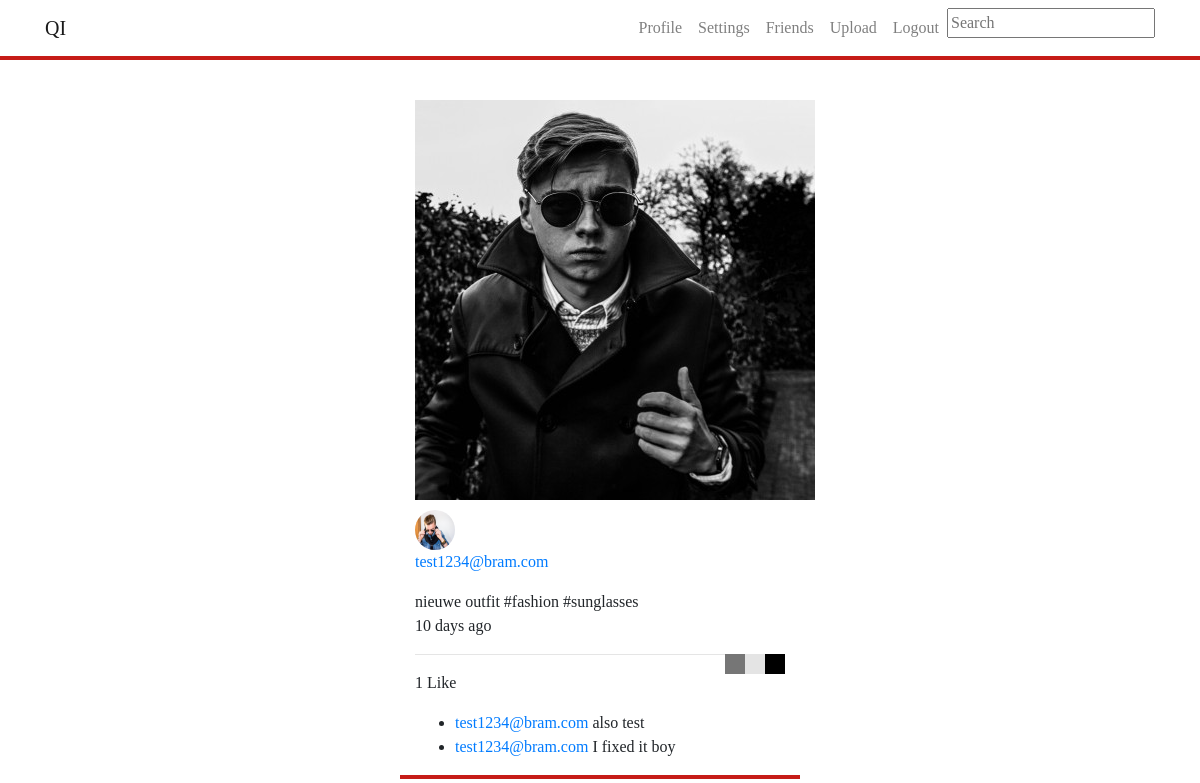
Page /postdetail.php?imageID=71 (signed in) on the committed database.
### tables this page shows
CREATE TABLE `posts` (
  `id` int(11) NOT NULL,
  `filelocation` varchar(500) NOT NULL,
  `imageuserid` int(11) NOT NULL,
  `besch` varchar(500) NOT NULL,
  `user` varchar(500) NOT NULL,
  `timestamp` timestamp NOT NULL DEFAULT CURRENT_TIMESTAMP ON UPDATE CURRENT_TIMESTAMP,
  `filter` varchar(20) NOT NULL,
  `location` varchar(255) NOT NULL
);

CREATE TABLE `users` (
  `id` int(11) NOT NULL,
  `email` varchar(255) NOT NULL,
  `password` varchar(255) NOT NULL,
  `avatar` varchar(500) NOT NULL,
  `bio` varchar(150) NOT NULL,
  `firstname` varchar(255) NOT NULL,
  `lastname` varchar(255) NOT NULL
);

CREATE TABLE `colorpost` (
  `postid` int(11) NOT NULL,
  `color` varchar(20) NOT NULL
);

CREATE TABLE `comments` (
  `commentid` int(11) NOT NULL,
  `commentuserid` int(11) NOT NULL,
  `comment` varchar(300) NOT NULL,
  `commentpostid` int(11) NOT NULL,
  `commenttime` timestamp NOT NULL DEFAULT CURRENT_TIMESTAMP ON UPDATE CURRENT_TIMESTAMP,
  `email` varchar(200) NOT NULL
);

### classes/postDetails.class.php (called while the page is built, shortened)
<?php
class postDetails{
    public function getPostHour($id){
        $conn = Db::getInstance();
        $postTime = $conn->prepare("SELECT timestamp FROM posts WHERE id = :id");
        $postTime->bindValue(':id', $id);
        $postTime->execute();
        $postTime = $postTime->fetch(PDO::FETCH_ASSOC);
        $currentTime = strtotime(date('Y-m-d H:i:s'));
        $postedTime = strtotime($postTime['timestamp']);
        $difference = $currentTime - $postedTime;
        $days = $difference/60/60/24;
        $hour = $difference/(60*60);
        $minutes = (abs($difference)/60);
        if(number_format($minutes, 0) < 1)
        {
            $result = "A moment ago";
        }
        elseif(number_format($hour, 0) < 1)
        {
            $result = number_format($minutes, 0). " minutes ago" ;
        }
        elseif(number_format($hour, 0) < 24)
        {
            $result = number_format($hour, 0)."h";
        }
        else
        {
            $result = number_format($days, 0)." days ago";
        }
        return $result;
    }
    public function getLikes($postid){
    $conn = Db::getInstance();
        $likeCount = $conn->prepare("SELECT likeimageid FROM likes WHERE likeimageid = :likeimageid");
        $likeCount->bindValue(":likeimageid", $postid);
        $likeCount->execute();
        $result = $likeCount->rowCount();
        return $result;
    }
    public function GetEmail($postid){
        $conn = Db::getInstance();
        $getUserID = $conn->prepare("SELECT imageuserid FROM posts WHERE id = :postid");
        $getUserID->bindValue(':postid', $postid );
        $getUserID->execute();
        $userID = $getUserID->fetch(PDO::FETCH_ASSOC);
        $email = $conn->prepare("SELECT email FROM users WHERE id = :id");
        $email->bindValue(':id', $userID['imageuserid']);
        $email->execute();
        $result = $email->fetch(PDO::FETCH_ASSOC);
        return $result;
    }
    public function getComments($postid){
        $conn = Db::getInstance();
        $getComments = $conn->prepare("SELECT * from comments where commentpostid = :postid");
        $getComments->bindValue(':postid', $postid);
        $getComments->execute();
        $comments = $getComments->fetchAll();
        return $comments;
    }
    public function getImage($postid){
        $conn = Db::getInstance();
        $result = array();
        $statement = $conn->prepare("SELECT * FROM posts WHERE id = :id");
        $statement->bindValue(':id', $postid);
        $statement->execute();
        if($statement->rowCount() == 1){
            $result = $statement->fetch(PDO::FETCH_ASSOC);
        }
        return $result;
    }
    public function getAvatar($postid){
        $conn = Db::getInstance();
        $getUserID = $conn->prepare("SELECT imageuserid FROM posts WHERE id = :id");
        $getUserID->bindValue(':id', $postid);
        $getUserID->execute();
        $userID = $getUserID->fetch(PDO::FETCH_ASSOC);
        $avatarLocation = $conn->prepare("SELECT avatar FROM users WHERE id = :userid");
        $avatarLocation->bindValue(':userid', $userID['imageuserid']);
        $avatarLocation->execute();
        $result = $avatarLocation->fetch(PDO::FETCH_ASSOC);
        return $result;
    }
    public function getUserID($postid){
        $conn = Db::getInstance();
        $getUserID = $conn->prepare("SELECT imageuserid FROM posts WHERE id = :id");
        $getUserID->bindValue(':id',$postid);
        $getUserID->execute();
        $userID = $getUserID->fetch(PDO::FETCH_ASSOC);
        $result = $userID;
        return $result;
    }
    public function getDescription ($postid){
        $conn = Db::getInstance();
        $getDescription = $conn->prepare("SELECT besch FROM posts WHERE id = :id");
        $getDescription->bindValue(':id', $postid );
        $getDescription->execute();
        $description = $getDescription->fetch(PDO::FETCH_ASSOC);
        return $description;
    }
}
?>

### classes/Post.class.php (called while the page is built, shortened)
<?php
class Post
{
    public function showColors($postid) {
        $conn = Db::getInstance();
        $statement = $conn->prepare("SELECT * FROM colorpost WHERE postid = :postid");
        $statement->bindParam(":postid", $postid);
        $statement->execute();
        return $statement->fetchAll(PDO::FETCH_ASSOC);
         }
}
?>

### classes/User.class.php (called while the page is built, shortened)
<?php
class User{
    public function getProfile($userid)
    {
        $conn=Db::getInstance();
        $getProfile = $conn->prepare("select * from users where id = :id");
        $getProfile->bindValue(':id',$userid);
        $getProfile->execute();
        $profileInfo = $getProfile->fetch(PDO::FETCH_ASSOC);
        return $profileInfo;
    }
}

### postdetail.php (the view, shortened to what this page needs)
<?php
include_once ("classes/postDetails.class.php");
include_once ("classes/user.class.php");
include_once ("classes/Post.class.php");
if(isset($_GET['imageID'])){
    $post = new postDetails();
    $image = $post->getImage($_GET['imageID']);
    $avatar = $post->getAvatar($_GET['imageID']);
    $email = $post->getEmail($_GET['imageID']);
    $postTime = $post->getPostHour($_GET['imageID']);
    $likeCount = $post->getLikes($_GET['imageID']);
    $userID = $post->getUserID($_GET['imageID']);
    $description = $post->getDescription($_GET['imageID']);
    $comments = $post->getComments($_GET['imageID']);
    $colors= new Post();
}
$i = "";
?><!doctype html>
<html lang="en">
<head>
</head>
<body class="col-lg-4 mx-auto" style="border-bottom: #c61c18 solid 4px; font-family: Oswald; margin-bottom: 30px;">
<?php include_once ("includes/nav.inc.php")?>
<div style="padding-top: 100px;">
    <img src="<?php echo $image['filelocation']; ?>" alt="">
    <?php
    $c=$colors->showColors($_SESSION['imageID']);
    ?>
</div>
<a href="profile.php?userID=<?php echo $userID['imageuserid']; ?>"><img style="height: 40px;width:40px;border-radius: 40px; margin-top:10px; display: inline-block;" src="<?php echo $avatar['avatar']; ?>" alt=""></a>
<a href="profile.php?userID=<?php echo $userID['imageuserid']; ?>"><p class="name<?php echo $i ?> namePostDetail"><?php echo $email['email']; ?></p></a>
<span class="comment-text"><?php echo $description['besch']; ?></span>
<p class="timestamp"><?php echo $postTime ?></p>
<?php foreach ($c as $col){
    echo "<div style='float: right; width: 20px;height: 20px; background-color:". $col['color']."'></div>";
}?>
<hr>
        <p class="likes"><?php
            if($likeCount == 0) {
                echo "No likes yet";
            }
            elseif($likeCount == 1)
            {
                echo $likeCount." Like";
            }
            else
            {
                echo $likeCount." Likes";
            }
            ?>
        </p>
<div class="commentFeed">
    <ul class="commentsList">
        <?php foreach( $comments as $comment): ?>
            <li>
                <a href="profile.php?userID=<?php echo $comment['commentuserid']; ?>">
                    <?php
                    $user = new User();
                    $email=$user->getProfile($comment['commentuserid']);;
                    echo $email['email'];
                    ?></a>
                <span class="comment-text"><?php echo htmlspecialchars($comment['comment']); ?></span>
            </li>
        <?php endforeach; ?>
    </ul>
</div>
</body>
</html>

### rows in the picture
posts: filelocation (picture), imageuserid.avatar (picture), imageuserid.email "test1234@bram.com", besch "nieuwe outfit #fashion #sunglasses", timestamp "10 days ago"
comments: users.email "test1234@bram.com", comment "also test"
comments: users.email "test1234@bram.com", comment "I fixed it boy"

### other values in the picture
$likeCount "1"
